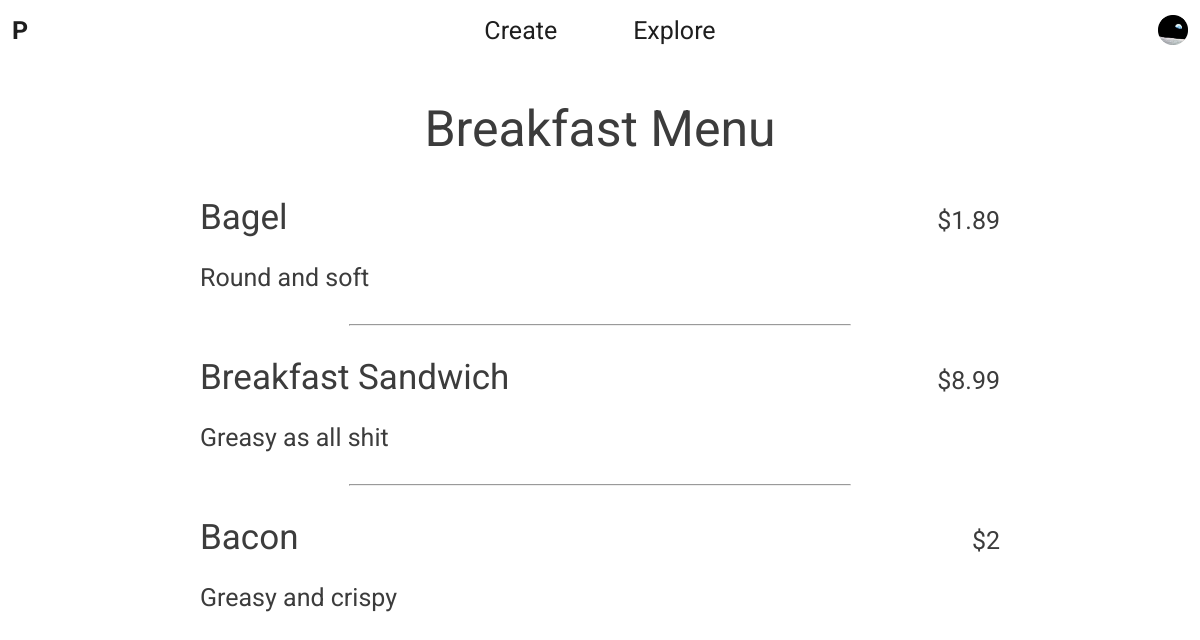
The app's page /explore/?organization=L3Harris&page=3 (signed in) with its own data.
### builder/models.py (models this page shows)
class Page(models.Model):
    name = models.CharField(max_length=LENGTH_SHORT)
    dateCreated = models.DateField()
    typee = models.CharField(max_length=LENGTH_SHORT)
    organization = models.ForeignKey(Organization, on_delete=models.CASCADE)

class SheetItem(models.Model):
    title = models.CharField(max_length=LENGTH_SHORT)
    description = models.CharField(max_length=LENGTH_MEDIUM)
    price = models.FloatField()
    page = models.ForeignKey(Page, on_delete=models.CASCADE)

### client/views.py (the view, shortened to what this page needs)
# urls.py: path('explore/', views.explore, name='explore')
def explore(request):
    organizationForm = OrganizationForm(request.GET)
    pageForm = PageForm(request.GET)
    if pageForm.is_valid():
        return render(request, 'view_page.html', {'pageData': buildPageData(pageForm.cleaned_data['page'])})
    return render(request, 'explore.html', {'organizationForm': OrganizationForm()})

### client/templatetags/view_page.py (called while the page is built)
@register.filter(name='formatPrice')
def formatPrice(price):
    if int(price) == price:
        return int(price)
    return format(price, '.2f')

### client/views.py (called while the page is built)
def buildPageData(pageId):
    page = Page.objects.get(id=pageId)
    pageData = {'name': page.name, 'sheetItems': SheetItem.objects.filter(page=page)}
    return pageData

### client/templates/view_page.html (shortened to what this page needs)
<html>
    {% load static %}
    {% load view_page %}
    <head>
        <link rel="stylesheet" type="text/css" href="{% static 'styles/view_page.css' %}">
    </head>
    <body>
        {% include 'core.html' %}
        <div class="content">
            <h1>{{ pageData.name }}<h1>
            <div class="items">
                {% for sheetItem in pageData.sheetItems %}
                    <div class="sheet-item">
                        <div class="title-price">
                            <h2>{{ sheetItem.title }}</h2><h3>${{ sheetItem.price|formatPrice }}</h3>
                        </div>
                        <p>{{ sheetItem.description }}</p>
                    </div>
                    {% if forloop.counter < pageData.sheetItems|length %}
                        <hr>
                    {% endif %}
                {% endfor %}
            </div>
        </div>
    </body>
</html>

### client/static/styles/view_page.css (style rules this page uses)
.content { align-items: center; }
.content .items { width: 90vw; max-width: 800px; display: flex; flex-direction: column; }
.content .items .sheet-item { display: flex; flex-direction: column; align-items: start; }
.content .items .sheet-item .title-price { width: 100%; display: flex; justify-content: space-between; align-items: baseline; }
.content .items .sheet-item .title-price h2 { margin: 0; text-align: left; font-size: 35px; font-weight: normal; }
.content .items .sheet-item .title-price h3 { margin: 0; font-size: 25px; font-weight: normal; }
.content .items .sheet-item p { font-size: 25px; margin-bottom: 0; }
.content .items hr { width: 85%; max-width: 500px; margin: 4vh auto 4vh auto; }

### pages/static/styles/core.css (style rules this page uses)
body { width: 100%; height: 100%; display: flex; flex-direction: column; margin: 0; font-family: Roboto; color: rgb(30, 30, 30); overflow: hidden; }
.content { position: relative; width: 100vw; height: 500px; display: flex; flex-direction: column; flex: 1; overflow: auto; }
.content h1 { margin: 5vh 0 0 0; text-align: center; font-size: 50px; font-weight: normal; color: rgb(60, 60, 60); }
.content h2 { width: 95vw; max-width: 1100px; margin: 2vh 0 0 0; text-align: center; font-size: 25px; font-weight: normal; line-height: 40px; color: rgb(60, 60, 60); }

### records on screen
Page: name "Breakfast Menu"
SheetItem: title "Bagel", price "1.89", description "Round and soft"
SheetItem: title "Breakfast Sandwich", price "8.99", description "Greasy as all shit"
SheetItem: title "Bacon", price "2", description "Greasy and crispy"
